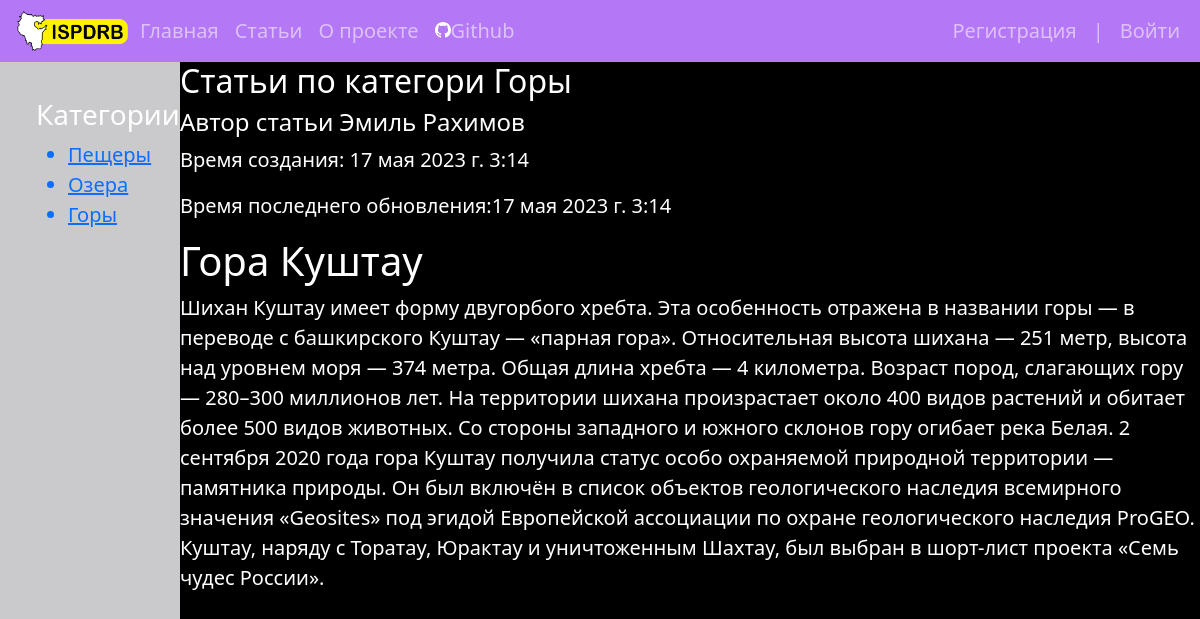
/articles/, run on an earlier commit of the app's database.
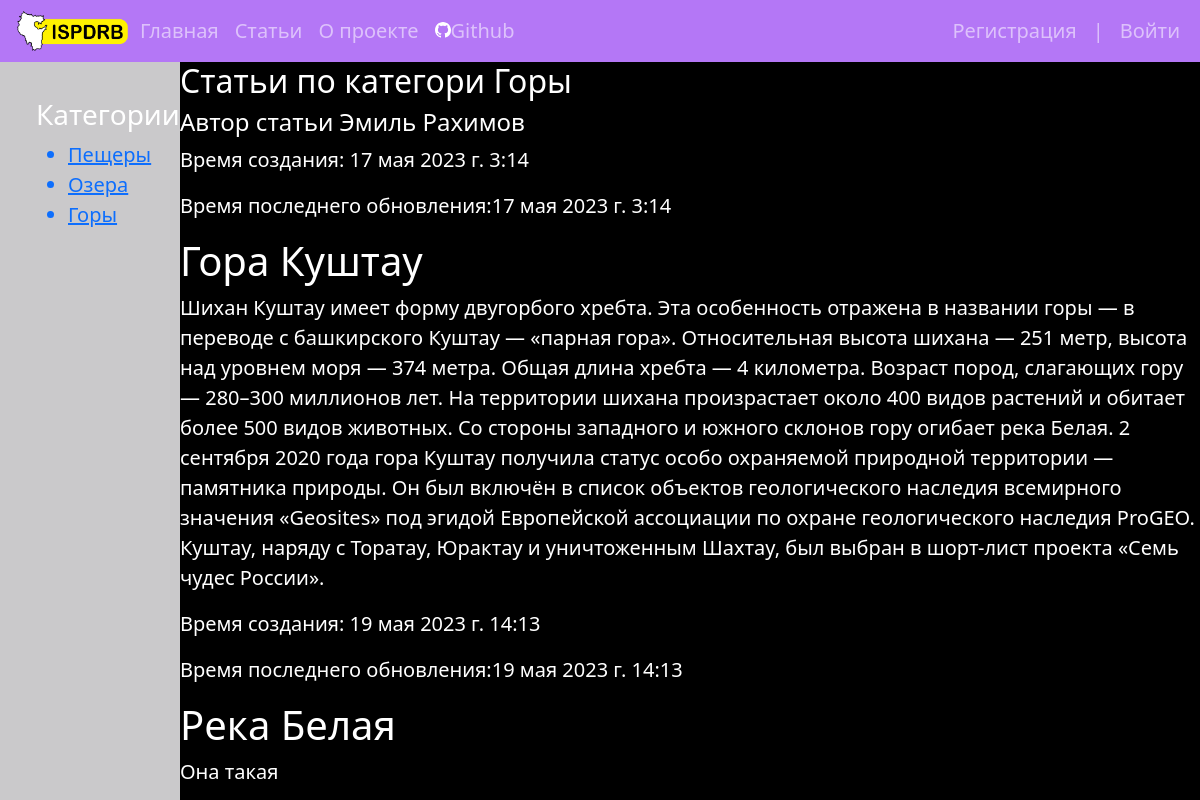
And on a later commit of the database.
### main/models.py (models this page shows, shortened)
class Article(models.Model):
    title = models.CharField(max_length=255)
    content = models.TextField(blank=False)
    photo = models.ImageField(upload_to="photos/%Y/%m/%d/")
    time_create = models.DateTimeField(auto_now_add=True)
    time_update = models.DateTimeField(auto_now=True)
    is_published = models.BooleanField(default=True)
    class Meta:
        verbose_name = 'Статья'
        verbose_name_plural = 'Статьи'

### main/views.py (the view)
# urls.py: path('articles/', articles, name='articles'),
def articles(request):
    posts = Article.objects.all()
    context = {
        'menu': menu,
        'title': 'Статьи',
        'posts': posts
    }
    return render(request, 'main/articles.html', context=context)

### main/templates/main/articles.html
{% extends 'main/base.html' %}
{% block body  %}
<div id="articles-category">
    <h3>Категории</h3>
    <ul>
        <a href=""><li>Пещеры</li></a>
        <a href=""><li>Озера</li></a>
        <a href=""><li>Горы</li></a>
    </ul>
</div>
<div id="articles-main">
    <h2>Статьи по категори Горы</h2>
    <h4>Автор статьи Эмиль Рахимов</h4>
    {% for p in posts %}
    <p>Время создания: {{p.time_create }}</p>
    <p>Время последнего обновления:{{p.time_update}}</p>
    <h1>{{p.title}}</h1>
    <p>{{p.content}}</p>
    {% endfor  %}
</div>
{% endblock  %}

### main/templates/main/base.html (shortened to what this page needs)
<!doctype html>
{% load static %}
<html lang="en">
<head>
    <link rel="stylesheet" href="https://cdn.jsdelivr.net/npm/bootstrap@5.2.3/dist/css/bootstrap.min.css">
    <link rel = "stylesheet" href="{% static 'main/css/main.css' %}">
</head>
<body>
<nav class="navbar navbar-dark navbar-expand-lg" style="background-color: #b477f6;">
  <div class="container-fluid">
    <a class="nav-link" aria-current="page" href="{% url 'main' %}">
    <img id="site-logo" src="{% static 'main/img/Logo.png'%}">
    </a>
    <div class="collapse navbar-collapse" id="navbarSupportedContent">
      <ul class="navbar-nav me-auto mb-2 mb-lg-0">
          {% for m in menu %}
            <li class="nav-item">
              <a class="nav-link" aria-current="page" href="{% url m.url_name %} ">{{ m.namemenu }}</a>
            </li>
          {% endfor %}
            <li class="nav-item">
              <a class="nav-link" href="https://github.com/EmiMathesi/ISPDRB" target="_blank">
                  <img class="github-icon" src="{% static 'main/img/github.svg'%}">Github
              </a>
            </li>
      </ul>
      <ul class="nav navbar-nav ms-auto  mb-2 mb-lg-0">
          <li class="nav-item"><a class="nav-link" aria-current="page" href="{% url 'register' %}"> Регистрация</a></li>
          <li class="nav-item"><a class="nav-link" aria-current="page" href="#">|</a></li>
          <li class="nav-item"><a class="nav-link" aria-current="page" href="{% url 'login'%}"> Войти</a></li>
      </ul>
    </div>
  </div>
</nav>
{% block body  %}
{% endblock  %}
</body>
</html>

### main/static/main/css/main.css (style rules this page uses)
body { background: black; color:white; font-size: 20px; }
#site-logo { width: 120px; height: 40px; }
.github-icon { margin-top: -5px; }
#articles-category { position: fixed; float: left; background: #cac9cb; width: 15%; height: 100%; padding-top: 3%; padding-left: 3%; }
#articles-main { position: fixed; background: black; margin-left:15%; width: 85%; height: 100%; float: left; }

What changed in the data, as far as the page shows it:
added Article: time_create "19 мая 2023 г. 14:13", time_update "19 мая 2023 г. 14:13", title "Река Белая", content "Она такая"
